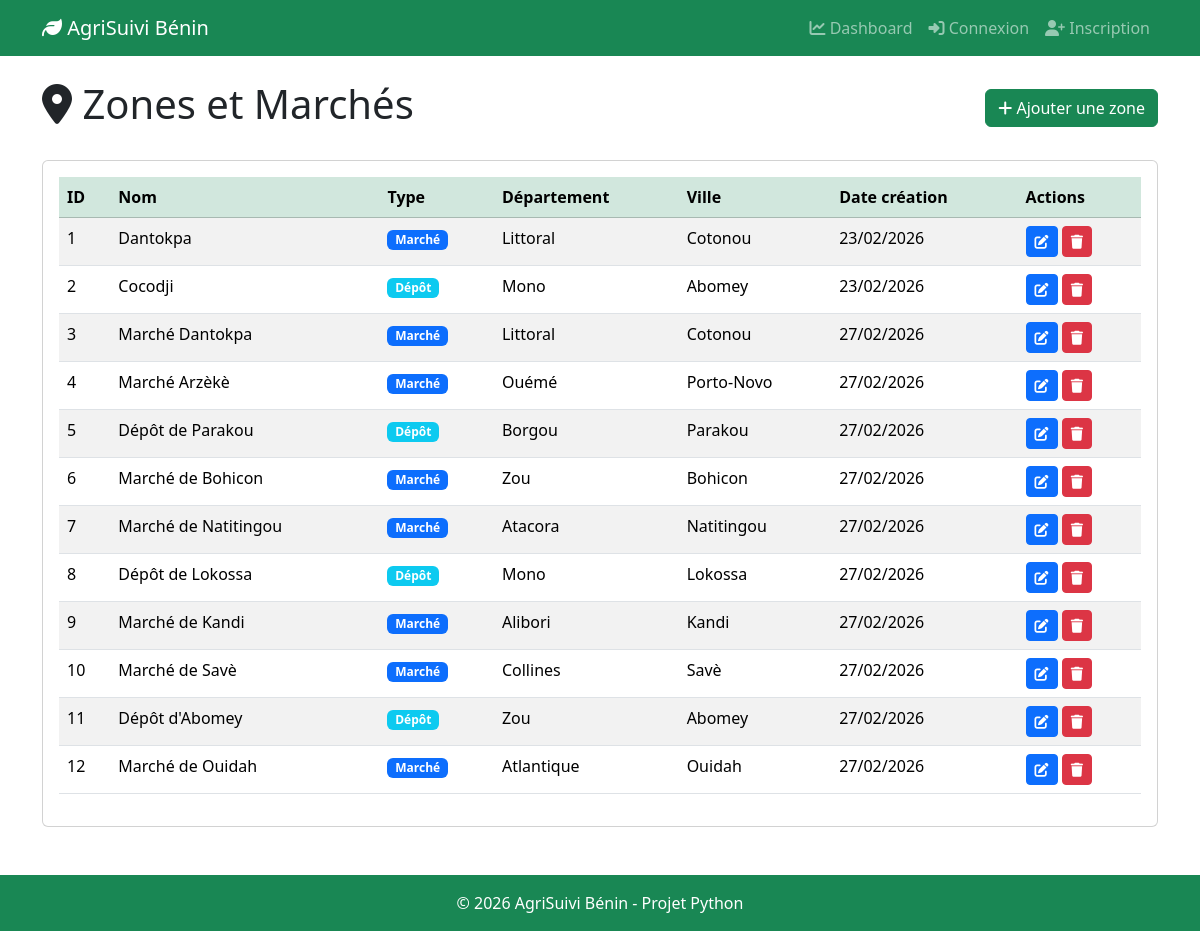
Page /zones (signed in) on the committed database.
### models.py (models this page shows)
class Zone(Base):
    __tablename__ = "zones"
    id = Column(Integer, primary_key=True, index=True)
    name = Column(String(100), index=True)
    type = Column(String(50))
    department = Column(String(50))
    city = Column(String(100))
    created_at = Column(DateTime, default=datetime.now)
    stocks = relationship("Stock", back_populates="zone")
    prices = relationship("Price", back_populates="zone")

### main.py (the view)
@app.get("/zones")
async def list_zones(request: Request, db: Session = Depends(get_db)):
    user = getattr(request.state, 'user', None)
    if not user:
        return RedirectResponse(url="/login", status_code=303)
    zones = db.query(models.Zone).all()
    return templates.TemplateResponse(
        "zones/list.html",
        {"request": request, "zones": zones}
    )

### templates/zones/list.html (shortened to what this page needs)
{% extends "base.html" %}
{% block content %}
<div class="d-flex justify-content-between align-items-center mb-4">
    <h1><i class="fas fa-map-marker-alt"></i> Zones et Marchés</h1>
    <a href="/zones/add" class="btn btn-success">
        <i class="fas fa-plus"></i> Ajouter une zone
    </a>
</div>
<div class="card">
    <div class="card-body">
        <table class="table table-striped table-hover">
            <thead class="table-success">
                <tr>
                    <th>ID</th>
                    <th>Nom</th>
                    <th>Type</th>
                    <th>Département</th>
                    <th>Ville</th>
                    <th>Date création</th>
                    <th>Actions</th>
                </tr>
            </thead>
            <tbody>
                {% for zone in zones %}
                <tr>
                    <td>{{ zone.id }}</td>
                    <td>{{ zone.name }}</td>
                    <td>
                        {% if zone.type == 'Marché' %}
                            <span class="badge bg-primary">{{ zone.type }}</span>
                        {% elif zone.type == 'Dépôt' %}
                            <span class="badge bg-info">{{ zone.type }}</span>
                        {% else %}
                            <span class="badge bg-secondary">{{ zone.type }}</span>
                        {% endif %}
                    </td>
                    <td>{{ zone.department }}</td>
                    <td>{{ zone.city }}</td>
                    <td>{{ zone.created_at.strftime('%d/%m/%Y') if zone.created_at else '-' }}</td>
                    <td>
                        <a href="/zones/edit/{{ zone.id }}" class="btn btn-sm btn-primary" title="Modifier">
                            <i class="fas fa-edit"></i>
                        </a>
                        <a href="/zones/delete/{{ zone.id }}" class="btn btn-sm btn-danger"
                           onclick="return confirm('Êtes-vous sûr de vouloir supprimer la zone {{ zone.name }} ?')" title="Supprimer">
                            <i class="fas fa-trash"></i>
                        </a>
                    </td>
                </tr>
                {% else %}
                <tr>
                    <td colspan="7" class="text-center">Aucune zone trouvée</td>
                </tr>
                {% endfor %}
            </tbody>
        </table>
    </div>
</div>
{% endblock %}

### rows in the picture
Zone: id "1", name "Dantokpa", type "Marché", department "Littoral", city "Cotonou", created_at "23/02/2026"
Zone: id "2", name "Cocodji", type "Dépôt", department "Mono", city "Abomey", created_at "23/02/2026"
Zone: id "3", name "Marché Dantokpa", type "Marché", department "Littoral", city "Cotonou", created_at "27/02/2026"
Zone: id "4", name "Marché Arzèkè", type "Marché", department "Ouémé", city "Porto-Novo", created_at "27/02/2026"
Zone: id "5", name "Dépôt de Parakou", type "Dépôt", department "Borgou", city "Parakou", created_at "27/02/2026"
Zone: id "6", name "Marché de Bohicon", type "Marché", department "Zou", city "Bohicon", created_at "27/02/2026"
Zone: id "7", name "Marché de Natitingou", type "Marché", department "Atacora", city "Natitingou", created_at "27/02/2026"
Zone: id "8", name "Dépôt de Lokossa", type "Dépôt", department "Mono", city "Lokossa", created_at "27/02/2026"
Zone: id "9", name "Marché de Kandi", type "Marché", department "Alibori", city "Kandi", created_at "27/02/2026"
Zone: id "10", name "Marché de Savè", type "Marché", department "Collines", city "Savè", created_at "27/02/2026"
Zone: id "11", name "Dépôt d'Abomey", type "Dépôt", department "Zou", city "Abomey", created_at "27/02/2026"
Zone: id "12", name "Marché de Ouidah", type "Marché", department "Atlantique", city "Ouidah", created_at "27/02/2026"
